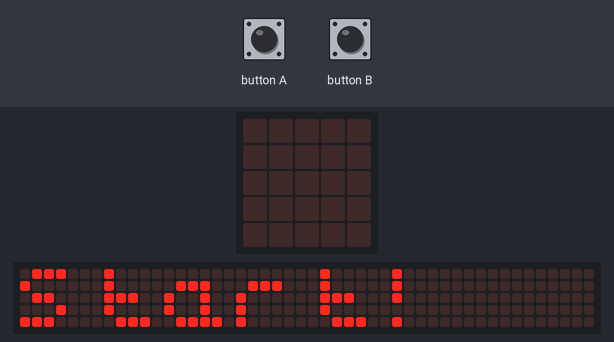
The program below on a simulated BBC micro:bit (MakeCode). On the bench: the board's 5×5 LED display, a strip that is not on the board, showing the scrolling text unrolled. The test bench sets the inputs (shaded band). The 48×5 strip is a reading aid, not a part: it shows the text the display is scrolling, unrolled, one strip-width of it at a time.

Above: at 5.6 s.
7.6 s: button B pressed for 0.15 s
At 7.82 s:
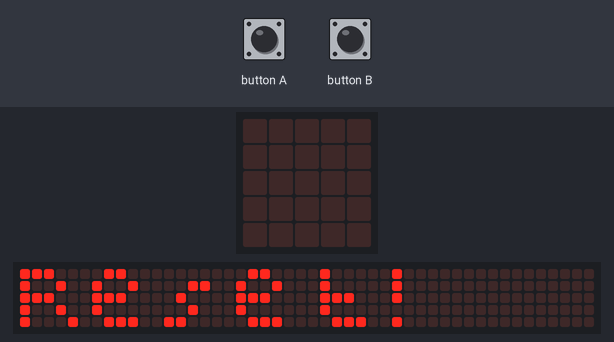
8.3 s: button A pressed for 0.15 s
9.0 s: button B pressed for 0.15 s
At 14.27 s:
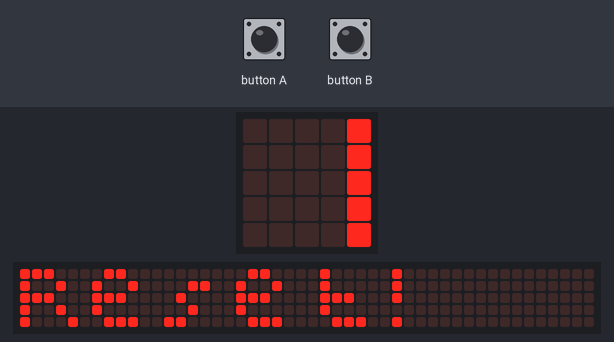
At 21.6 s:
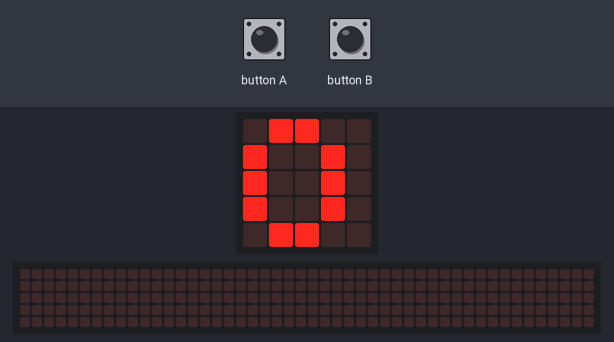

Measured:
- after the input at 7.6 s, the display: changes after 0.15 s (image 1)
- after the input at 9.0 s, the display: first differs from a run without the input after 5.1 s (image 2 shows a later state)
- what the display in image 0 shows lasts 0.7 s, from 5.6 s to 6.3 s

The program:

main.ts
```typescript
input.onButtonPressed(Button.A, function () {
    basic.showNumber(counter)
})
input.onGesture(Gesture.Shake, function () {
    counter += 1
})
input.onButtonPressed(Button.B, function () {
    counter = 0
    basic.clearScreen()
    basic.showString("Reset!")
})
let counter = 0
counter = 0
basic.showString("Start!")
```

test.ts
```typescript
// 在這裡測試；當此封包作為擴充功能時，將不會編譯此內容。
```
